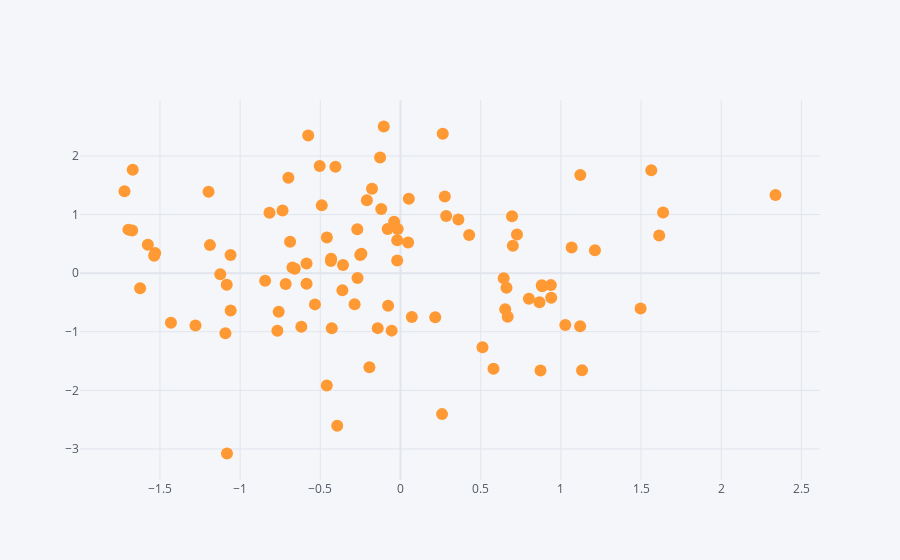

The notebook cell saved with this chart:
### Code cell
df1.iplot(kind='scatter', x='A', y='B', mode='markers')
